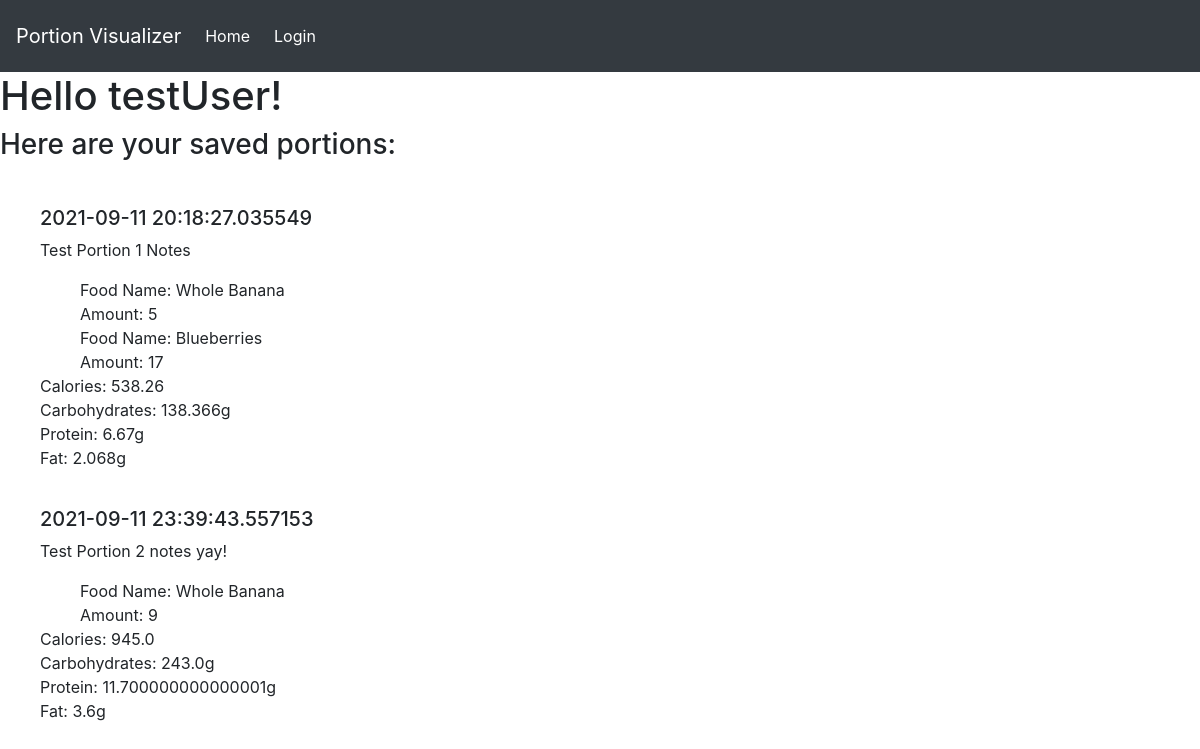
Page /saved_portions (signed in) on the earlier database version.
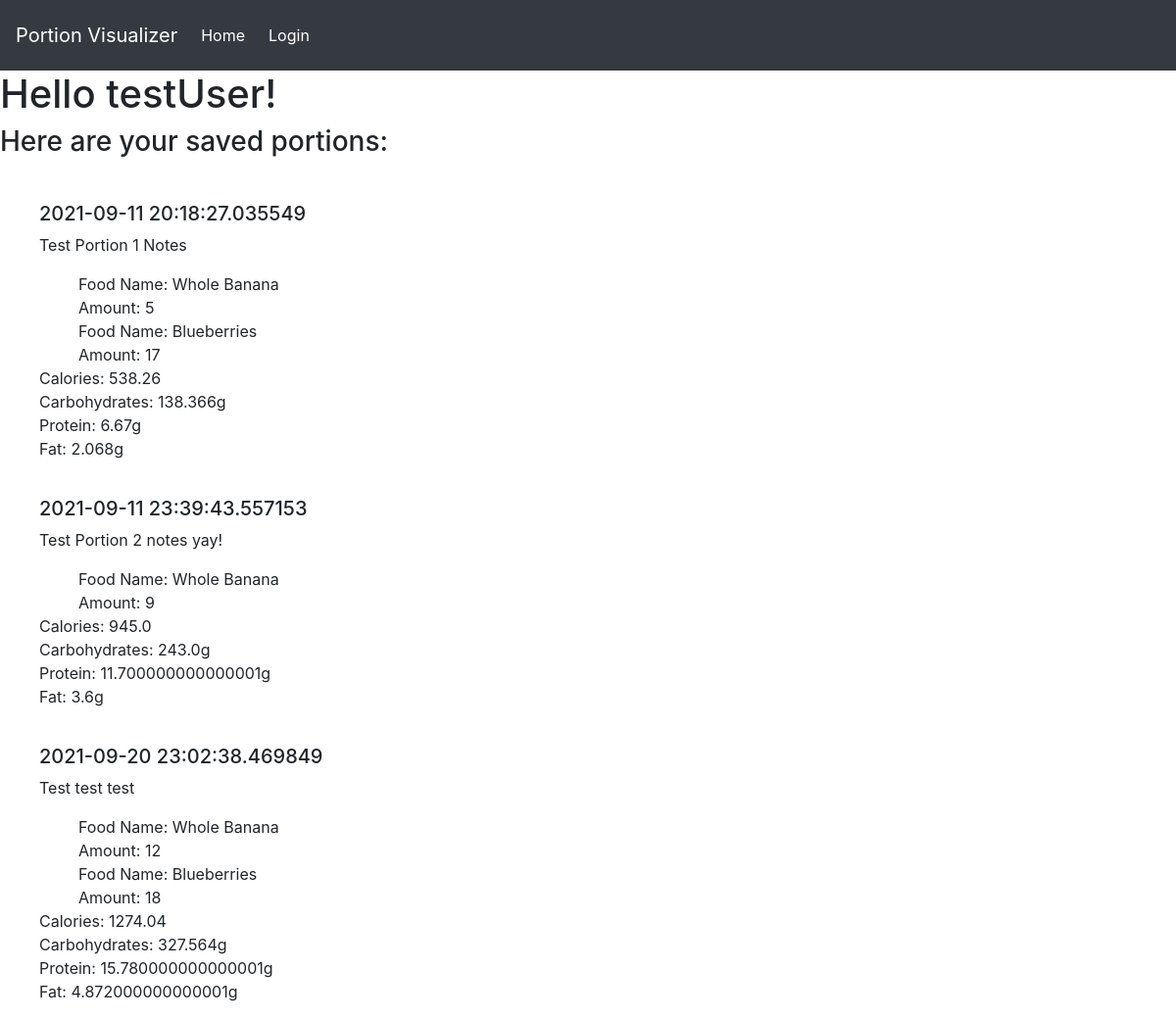
Same page on the later database version.
### app/models.py (models this page shows, shortened)
class User(db.Model, UserMixin):
    id = db.Column(db.Integer, primary_key=True)
    username = db.Column(db.String(64), index=True, unique=True)
    email = db.Column(db.String(64), index=True, unique=True)
    password_hash = db.Column(db.String(64), index=True, nullable=False)
    portions = db.relationship('Portion', backref='user', lazy=False)

class Portion(db.Model):
    id = db.Column(db.Integer, primary_key=True)
    user_id = db.Column(db.Integer, db.ForeignKey('user.id'), nullable=False)
    timestamp = db.Column(db.DateTime, index=True, default=datetime.utcnow)
    title = db.Column(db.String(128), index=True, nullable=False)
    notes = db.Column(db.String(255), index=True, nullable=False)
    foods = db.relationship('FoodsInPortions', backref='portion', lazy=False)

class Food(db.Model):
    id = db.Column(db.Integer, primary_key=True)
    food_name = db.Column(db.String(64), index=True, unique=True)
    model_path = db.Column(db.String(120), index=True, unique=True)
    collision_radius = db.Column(db.Float, nullable=False)
    calories = db.Column(db.Float, nullable=False)
    carbohydrates = db.Column(db.Float, nullable=False)
    sugar = db.Column(db.Float, nullable=False)
    fiber = db.Column(db.Float, nullable=False)
    fat = db.Column(db.Float, nullable=False)
    saturated_fat = db.Column(db.Float, nullable=False)
    trans_fat = db.Column(db.Float, nullable=False)
    monounsaturated_fat = db.Column(db.Float, nullable=False)
    polyunsaturated_fat = db.Column(db.Float, nullable=False)
    protein = db.Column(db.Float, nullable=False)
    in_portions = db.relationship('FoodsInPortions', backref='food', lazy=True)

### app/routes.py (the view)
@app.route('/saved_portions')
def saved_portions():
    if current_user.is_authenticated:
        cur_user_portions = loadUsersPortions()
        usernm = current_user.username
        return render_template('saved-portions.html', portions=cur_user_portions, username=usernm)
    flash('You must be logged in to access this page')
    return redirect(url_for('login'))

### app/models.py (called while the page is built)
def loadUsersPortions():
    if current_user.is_authenticated:
        all_user_portions = {}
        user_portions = Portion.query.filter_by(user_id=current_user.id).all()
        print(current_user.id)
        if user_portions is not None:
            for port in user_portions:
                all_user_portions[port.id] = loadPortion(port.id)
                all_user_portions[port.id]['title'] = port.title
                all_user_portions[port.id]['notes'] = port.notes
                all_user_portions[port.id]['timestamp'] = port.timestamp
        return all_user_portions

def loadPortion(p_id):
    portion = {'foods': loadPortionFoods(p_id)}
    nutrition = processNutritionInfo('All', portion['foods'])
    for key in nutrition:
        if key != 'name':
            portion[key] = nutrition[key]
    return portion

def loadPortionFoods(p_id):
    foods_in_portion = {}
    temp_foods = FoodsInPortions.query.filter_by(portion_id=p_id).all()
    for food in temp_foods:
        f = Food.query.filter_by(id=food.food_id).first()
        foods_in_portion[f.food_name] = food.amount
    return foods_in_portion

@login.user_loader
def load_user(id):
    return User.query.get(int(id))

### app/Templates/saved-portions.html
{% extends "base.html" %}
{% block content %}
<div>
    <h1>
        Hello {{ username }}!
    </h1>
    <h3>
        Here are your saved portions:
    </h3>
</div>
<div>
    <ul>
        {% for portion in portions %}
        <div class="portion_nutritional_info">
            <h4><a href="{{ url_for('load_saved_portion', portion_id=portion) }}">{{ portions[portion]['title'] }}</a></h4>
            <h5>{{ portions[portion]['timestamp'] }}</h5>
            <p>{{ portions[portion]['notes'] }}</p>
        </div>
        <div class="foods_in_portion">
            <ul>
                {% for food in portions[portion]['foods'] %}
                    <li>
                        Food Name: {{ food.replace("_", " ") }}
                    </li>
                    <li>
                        Amount: {{ portions[portion]['foods'][food] }}
                    </li>
                {% endfor %}
            </ul>
        </div>
        <div>
            <div>
      <span>
        Calories:
      </span>
                <span>
         {{ portions[portion]['calories'] }}
      </span>
            </div>
            <div>
      <span>
        Carbohydrates:
      </span>
                <span>
         {{ portions[portion]['carbohydrates'] }}g
      </span>
            </div>
            <div>
      <span>
        Protein:
      </span>
                <span>
         {{ portions[portion]['protein'] }}g
      </span>
            </div>
            <div>
      <span>
        Fat:
      </span>
                <span>
         {{ portions[portion]['fat'] }}g
      </span>
            </div>
        </div>
        {% endfor %}
    </ul>
</div>
{% endblock %}

### app/Templates/base.html (shortened to what this page needs)
<!doctype html>
<link rel="stylesheet" href="https://maxcdn.bootstrapcdn.com/bootstrap/4.0.0/css/bootstrap.min.css"
>
<link rel="stylesheet" type="text/css" href="{{ url_for('static', filename='css/styles.css') }}"/>
<nav class="navbar navbar-expand-lg navbar-dark bg-dark">
    <a class="navbar-brand" href="#">Portion Visualizer</a>
    <div class="collapse navbar-collapse" id="navbarNavDropdown">
        <ul class="navbar-nav">
            <li class="nav-item active">
                <a class="nav-link" href=" {{ url_for('index') }}">Home <span class="sr-only">(current)</span></a>
            </li>
        </ul>
        {% if logged_in %}
        <span class="navbar-text">
            <a class="nav-link" href="{{ url_for('saved_portions') }}">{{ username }}</a>
         </span>
        <span class="navbar-text">
            <a class="nav-link" href="{{ url_for('logout') }}">Logout</a>
         </span>
        {% else %}
        <span class="navbar-text">
            <a class="nav-link" href="{{ url_for('login') }}">Login</a>
         </span>
        {% endif %}
    </div>
</nav>
<section class="content">
    <div class="content" id="program_container">
    {% block content %}{% endblock %}
    </div>
</section>

### app/static/css/styles.css (style rules this page uses)
ul { list-style-type: none; }
a:link { color:white; }

Differences in the rows shown:
now on one of the page's lists (row unchanged): Food: replace "Whole Banana", food_name "12"
now on one of the page's lists (row unchanged): Food: replace "Blueberries", food_name "18"
added Portion: timestamp "2021-09-20 23:02:38.469849", notes "Test test test"
Other differences:
new list line: "Calories: 1274.04 Carbohydrates: 327.564 g Protein: 15.780000000000001 g Fat: 4.872000000000001 g"
